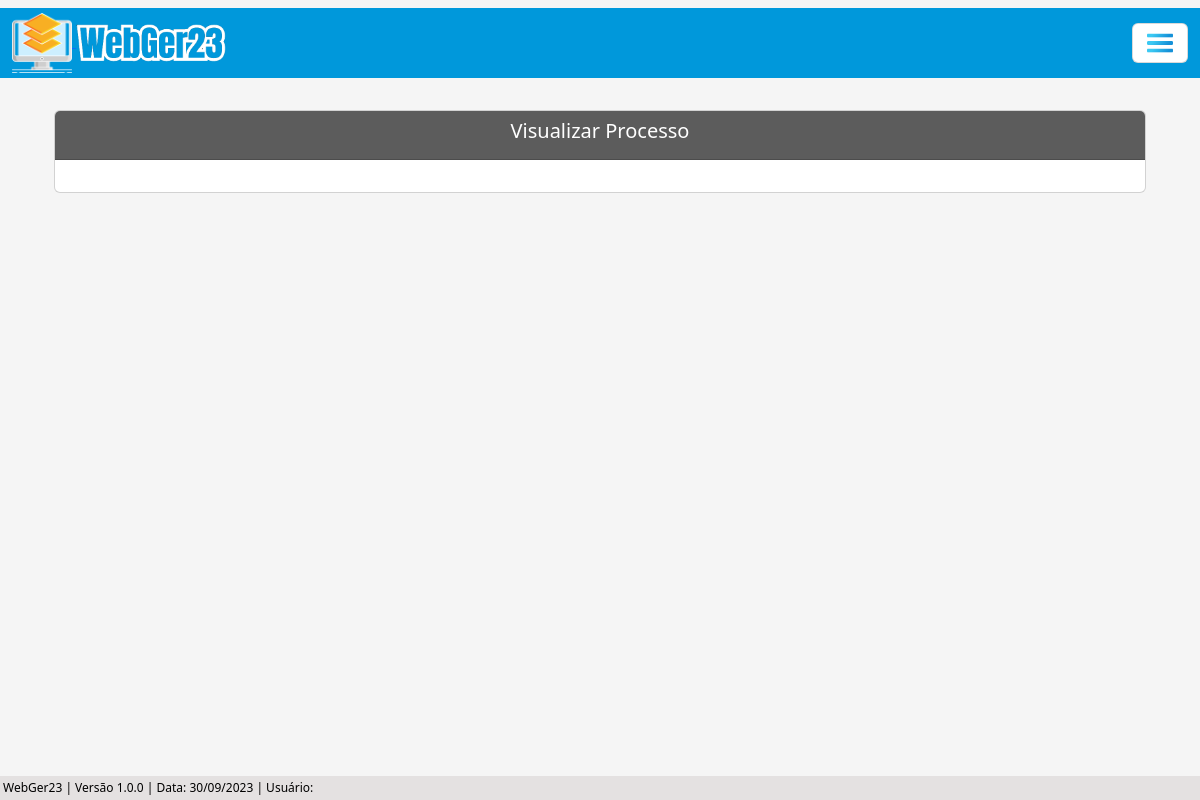
Before: /visualizar/processo-adm/2/ with the older database file.
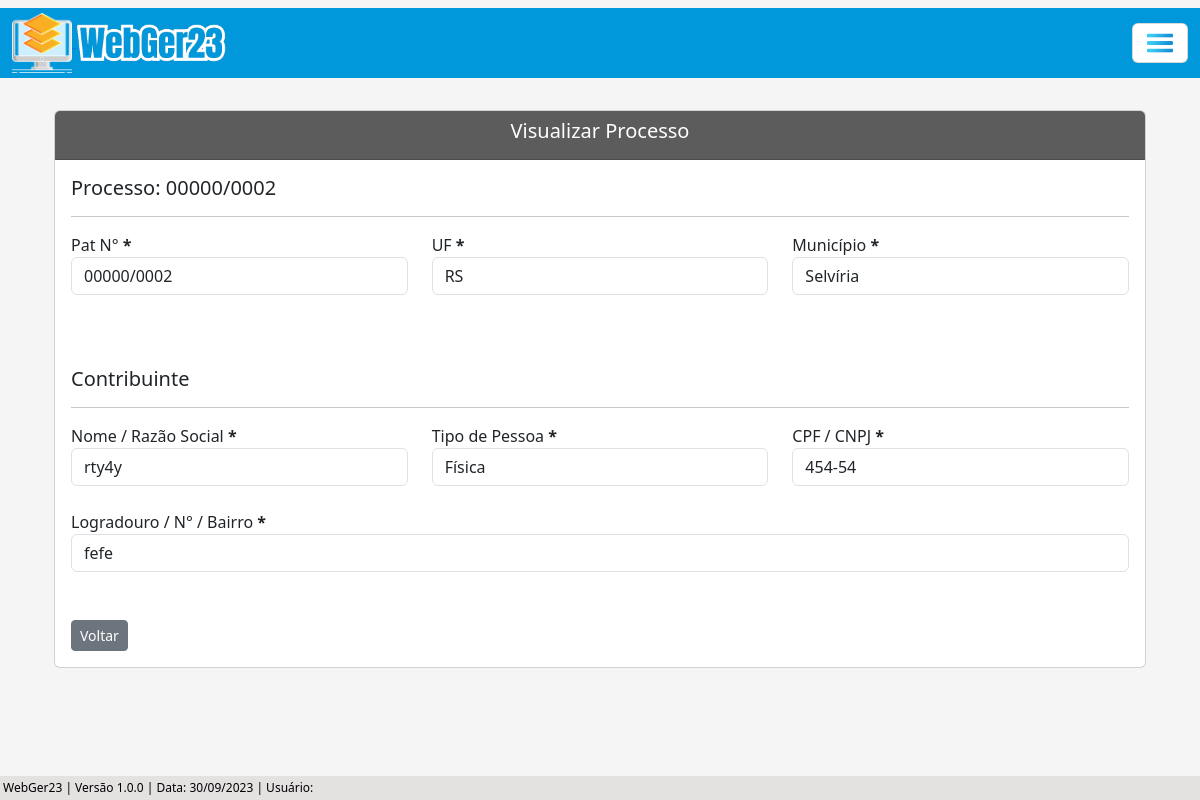
After: the same page with the newer database file.
### processo/models.py (models this page shows, shortened)
class Base(models.Model): # Classe base, será herdada pelas outras classes
    data_criacao = models.DateField('data_criação', auto_now_add=True)
    data_alteracao = models.DateField('Alterado', auto_now=True)
    ativo = models.BooleanField('Ativo?', default=True)
    class Meta:
        abstract = True

class ProcessoAdm(Base):
    tipo_pessoas = (
        ('Física', 'Física'), ('Jurídica', 'Jurídica'),
    )
    criador_processo_adm = models.ForeignKey(get_user_model(), verbose_name='Usuário Criador', on_delete=models.CASCADE) # Usuário que criou o processo, utilizando chave primária com o get_user_model do django, para utilizar o usuário logado automaticamente
    numero = models.CharField(unique=True, verbose_name='N°', max_length=10) # Número do processo
    municipio = models.CharField(max_length=50, verbose_name='Município') # Município
    uf = models.CharField(max_length=2) # UF
    data_inicial = models.DateField(blank=True, null=True) # Data Inicial do Período do processo
    data_final = models.DateField(blank=True, null=True) # Data final do Período do processo
    data_div_ativa = models.DateField(blank=True, null=True) # Data dívida ativa
    valor_atributo = models.CharField(max_length=14, blank=True, null=True)  # Valor do atributo
    valor_multa = models.CharField(max_length=14, blank=True, null=True) # Valor da multa
    valor_credito = models.CharField(max_length=14, blank=True, null=True) # Valor do crédito
    valor_atualizado = models.CharField(max_length=14, blank=True, null=True) # Valor do atualizado
    data_valor_atualizado = models.DateField(blank=True, null=True) # Data valor atualizado
    nome_contribuinte = models.CharField(max_length=50)  # Nome / Razão Social
    tipo_pessoa = models.CharField(max_length=50, choices=tipo_pessoas) # Física / Jurídica
    documento = models.CharField(max_length=20, verbose_name='CPF/CNPJ', unique=True) # CPF / CNPJ
    nome_fantasia = models.CharField(max_length=50, blank=True, null=True) # Nome Fantasia
    email = models.EmailField(max_length=50, blank=True, null=True) # E-mail
    endereco = models.CharField(max_length=150) # Rua
    complemento = models.CharField(max_length=50, blank=True, null=True) # Complemento
    municipio_contribuinte = models.CharField(max_length=50, blank=True, null=True) # Município Contribuinte
    uf_contribuinte = models.CharField(max_length=2, verbose_name='UF', blank=True, null=True) # UF Contribuinte
    cep = models.CharField(max_length=10, blank=True, null=True) # CEP
    telefone = models.CharField(max_length=20, blank=True, null=True) # Telefone
    celular = models.CharField(max_length=20, blank=True, null=True) # Celular

### processo/views.py (the view)
# urls.py: path('visualizar/processo-adm/<int:pk>/', ProcessoAdmView.as_view(), name='proc-adm-view'),
class ProcessoAdmView(TemplateView):
    template_name = 'processos/views/processo_adm_view.html'
    def get_context_data(self, **kwargs):
        processo_pk = self.kwargs.get('pk') # Pega a PK do processo através da URL
        context = super().get_context_data(**kwargs)
        context['dados_processo'] = ProcessoAdm.objects.filter(pk=processo_pk) # Filtra os dados do processo através da pk
        return context

### processo/templates/processos/views/processo_adm_view.html (shortened to what this page needs)
{% extends 'index.html' %}
{% load static %}
{% load widget_tweaks %}
{% block conteudo %}
    <div class="container p-4">
        <div class="card">
            <div class="card-header text-white" style="background-color: #5c5c5c;">
                <h5 style="text-align: center;">Visualizar Processo</h5>
            </div>
            <div class="card-body">
                {% for atributo in dados_processo %}
                    <h5>Processo: {{ atributo.numero }}</h5>
                    <hr>
                    <div class="row">
                        {% if atributo.numero %}
                            <div class="col">
                                <label for="numero">Pat N° <b>*</b></label>
                                <input type="text" class="form-control" value="{{ atributo.numero}}" readonly>
                            </div>
                        {% endif %}
                        {% if atributo.uf %}
                            <div class="col">
                                <label for="uf">UF <b>*</b></label>
                                <input type="text" class="form-control" value="{{ atributo.uf }}" readonly>
                            </div>
                        {% endif %}
                        {% if atributo.municipio %}
                            <div class="col">
                                <label for="municipio">Município <b>*</b></label>
                                <input type="text" class="form-control" value="{{ atributo.municipio }}" readonly>
                            </div>
                        {% endif %}
                    </div>
                    <br>
                    <br><br>
                    <h5>Contribuinte</h5>
                    <hr>
                    <div class="row">
                        {% if atributo.nome_contribuinte %}
                            <div class="col">
                                <label for="nome_contribuinte">Nome / Razão Social <b>*</b></label>
                                <input type="text" class="form-control" value="{{ atributo.nome_contribuinte }}" readonly>
                            </div>
                        {% endif %}
                        {% if atributo.tipo_pessoa %}
                            <div class="col">
                                <label for="tipo_pessoa">Tipo de Pessoa <b>*</b></label>
                                <input type="text" class="form-control" value="{{ atributo.tipo_pessoa }}" readonly>
                            </div>
                        {% endif %}
                        {% if atributo.documento %}
                            <div class="col">
                                <label for="documento">CPF / CNPJ <b>*</b></label>
                                <input type="text" class="form-control" value="{{ atributo.documento }}" readonly>
                            </div>
                        {% endif %}
                    </div>
                    <br>
                    <div class="row">
                        {% if atributo.endereco %}
                            <div class="col">
                                <label for="endereco">Logradouro / N° / Bairro <b>*</b></label>
                                <input type="text" class="form-control" value="{{ atributo.endereco }}" id="endereco" readonly>
                            </div>
                        {% endif %}
                    </div>
                    <br>
                    <br>
                    <a href="{% url 'proc-adm-list' %}" class="btn btn-secondary btn-sm">Voltar</a>
                {% endfor %}
            </div>
        </div>
    </div>
    <br><br>
{% endblock %}

Changed rows visible on the page:
added ProcessoAdm: numero "00000/0002", uf "RS", municipio "Selvíria", nome_contribuinte "rty4y", tipo_pessoa "Física", documento "454-54", endereco "fefe"
